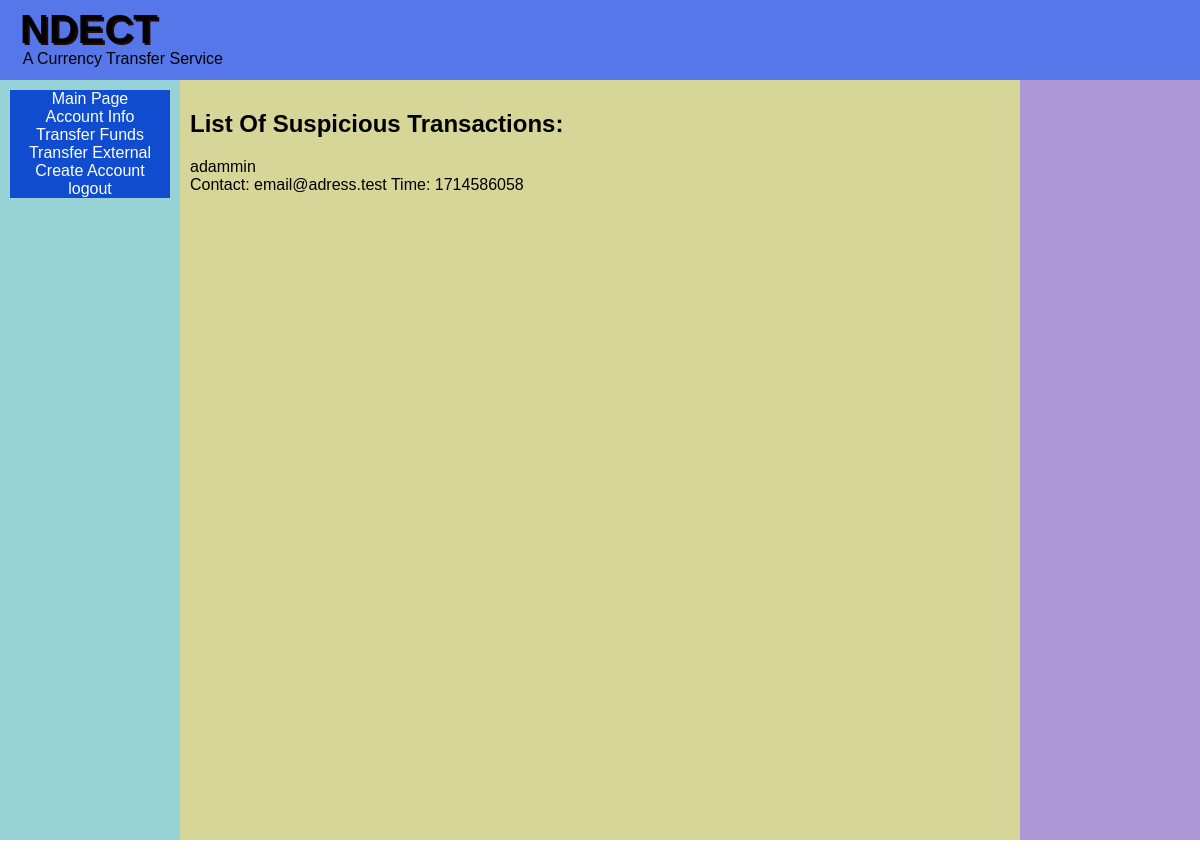
/pages/adminpage.php (signed in), run on the app's committed database.
### tables this page shows
CREATE TABLE "Transaction_Table" (
	"TransactionId"	INTEGER NOT NULL UNIQUE,
	"Ammount"	REAL NOT NULL,
	"time"	INTEGER NOT NULL UNIQUE,
	"convertion"	REAL NOT NULL,
	"SenderId"	INTEGER NOT NULL,
	"ReciverId"	INTEGER NOT NULL,
	FOREIGN KEY("SenderId") REFERENCES "Account_Table"("AccountId"),
	FOREIGN KEY("ReciverId") REFERENCES "Account_Table"("AccountId"),
	PRIMARY KEY("TransactionId" AUTOINCREMENT)
);

CREATE TABLE "User_Table" (
	"UserId"	INTEGER NOT NULL UNIQUE,
	"UserName"	TEXT NOT NULL,
	"UserEmail"	TEXT NOT NULL UNIQUE,
	"PasswordHash"	TEXT NOT NULL,
	"adminbool"	INTEGER,
	PRIMARY KEY("UserId" AUTOINCREMENT)
);

### pages/adminpage.php (the view, shortened to what this page needs)
<!DOCTYPE html>
<html lang="en">
<head>
<link rel="stylesheet" href="../css/thecss.css">
</head>
<body>
<?php
include '../assets/headerbar.php';
?>
<div class = "row">
  <?php
  include '../assets/left_sidebar.php';
  ?>
<div class = "column centre">
  <h2>List Of Suspicious Transactions:</h2>
    <?php
    $db = new SQLite3('../db/db.db');
    $sql = "SELECT User_Table.UserName,User_Table.UserEmail,Transaction_Table.SenderId,Transaction_Table.time From Transaction_Table
    Join Account_Table ON Account_Table.AccountId = Transaction_Table.SenderId
    Join User_Table ON User_Table.UserId = Account_Table.UserId
    Where Transaction_Table.Ammount >= 2000";
    $results = $db->query($sql);
    $result = $results->fetchArray();
    while($result != False){
      echo "<p>".$result["UserName"]." <br> Contact: ".$result["UserEmail"]." Time: ".$result["time"]."</p>";
      $result = $results->fetchArray();
    }
    ?>
  </div>
  <div class = "column right">
  </div>
</div>
</body>
</html>

### css/thecss.css (style rules this page uses)
html, body { height: calc(100% - 40px); width: 100%; margin: 0px; }
.row { height: 100%; padding-top: 0px; }
.row:after { content: ""; display: table; clear: both; }
.column { float: left; padding: 10px; max-width: 100%; height: 100%; }
.centre { background-color: #d5d697; width: 70%; overflow-y: auto; }
.right { background-color: #ad97d6; width: 15%; }

### pages/adminpage.php (style rules this page uses)
* { box-sizing: border-box; }
body { font-family: Arial, Helvetica, sans-serif; }

### assets/headerbar.php (style rules this page uses)
* { box-sizing: border-box; }
body { font-family: Arial, Helvetica, sans-serif; }

### assets/left_sidebar.php (style rules this page uses)
* { box-sizing: border-box; }
body { font-family: Arial, Helvetica, sans-serif; }

### data on the page
transaction_table: user_table.UserName "adammin", user_table.UserEmail "email@adress.test", time "1714586058"
